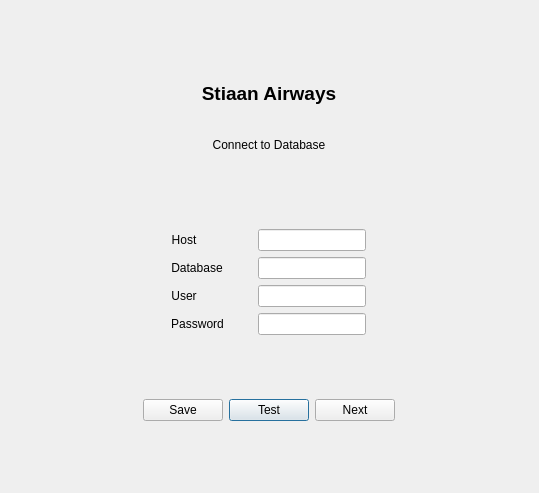
<?xml version="1.0" encoding="UTF-8"?>
<ui version="4.0">
 <class>Dialog</class>
 <widget class="QDialog" name="Dialog">
  <property name="geometry">
   <rect>
    <x>0</x>
    <y>0</y>
    <width>539</width>
    <height>493</height>
   </rect>
  </property>
  <property name="windowTitle">
   <string>Dialog</string>
  </property>
  <layout class="QGridLayout" name="gridLayout">
   <item row="2" column="0">
    <layout class="QGridLayout" name="gridLayout_2">
     <item row="0" column="1">
      <widget class="QPushButton" name="P1PushButtonTest">
       <property name="sizePolicy">
        <sizepolicy hsizetype="Fixed" vsizetype="Fixed">
         <horstretch>0</horstretch>
         <verstretch>0</verstretch>
        </sizepolicy>
       </property>
       <property name="text">
        <string>Test</string>
       </property>
      </widget>
     </item>
     <item row="0" column="0">
      <widget class="QPushButton" name="P1PushButtonSave">
       <property name="sizePolicy">
        <sizepolicy hsizetype="Fixed" vsizetype="Fixed">
         <horstretch>0</horstretch>
         <verstretch>0</verstretch>
        </sizepolicy>
       </property>
       <property name="text">
        <string>Save</string>
       </property>
      </widget>
     </item>
     <item row="0" column="2">
      <widget class="QPushButton" name="P1PushButtonNext">
       <property name="sizePolicy">
        <sizepolicy hsizetype="Fixed" vsizetype="Fixed">
         <horstretch>0</horstretch>
         <verstretch>0</verstretch>
        </sizepolicy>
       </property>
       <property name="text">
        <string>Next</string>
       </property>
      </widget>
     </item>
    </layout>
   </item>
   <item row="1" column="0">
    <layout class="QGridLayout" name="gridLayout_3">
     <item row="1" column="0">
      <widget class="QLabel" name="P1LabelDatabase">
       <property name="sizePolicy">
        <sizepolicy hsizetype="Fixed" vsizetype="Fixed">
         <horstretch>0</horstretch>
         <verstretch>0</verstretch>
        </sizepolicy>
       </property>
       <property name="minimumSize">
        <size>
         <width>0</width>
         <height>0</height>
        </size>
       </property>
       <property name="text">
        <string>&lt;html&gt;&lt;head/&gt;&lt;body&gt;&lt;p align=&quot;center&quot;&gt;Database&lt;/p&gt;&lt;/body&gt;&lt;/html&gt;</string>
       </property>
      </widget>
     </item>
     <item row="2" column="0">
      <widget class="QLabel" name="P1LabelUser">
       <property name="sizePolicy">
        <sizepolicy hsizetype="Fixed" vsizetype="Fixed">
         <horstretch>0</horstretch>
         <verstretch>0</verstretch>
        </sizepolicy>
       </property>
       <property name="text">
        <string>&lt;html&gt;&lt;head/&gt;&lt;body&gt;&lt;p align=&quot;center&quot;&gt;User&lt;/p&gt;&lt;/body&gt;&lt;/html&gt;</string>
       </property>
      </widget>
     </item>
     <item row="3" column="0">
      <widget class="QLabel" name="P1LabelPassword">
       <property name="sizePolicy">
        <sizepolicy hsizetype="Fixed" vsizetype="Fixed">
         <horstretch>0</horstretch>
         <verstretch>0</verstretch>
        </sizepolicy>
       </property>
       <property name="text">
        <string>&lt;html&gt;&lt;head/&gt;&lt;body&gt;&lt;p align=&quot;center&quot;&gt;Password&lt;/p&gt;&lt;/body&gt;&lt;/html&gt;</string>
       </property>
      </widget>
     </item>
     <item row="2" column="1">
      <widget class="QLineEdit" name="P1LineEditUser">
       <property name="sizePolicy">
        <sizepolicy hsizetype="Fixed" vsizetype="Fixed">
         <horstretch>0</horstretch>
         <verstretch>0</verstretch>
        </sizepolicy>
       </property>
      </widget>
     </item>
     <item row="1" column="1">
      <widget class="QLineEdit" name="P1LineEditDatabase">
       <property name="sizePolicy">
        <sizepolicy hsizetype="Fixed" vsizetype="Fixed">
         <horstretch>0</horstretch>
         <verstretch>0</verstretch>
        </sizepolicy>
       </property>
      </widget>
     </item>
     <item row="3" column="1">
      <widget class="QLineEdit" name="P1LineEditPassword">
       <property name="sizePolicy">
        <sizepolicy hsizetype="Fixed" vsizetype="Fixed">
         <horstretch>0</horstretch>
         <verstretch>0</verstretch>
        </sizepolicy>
       </property>
       <property name="echoMode">
        <enum>QLineEdit::Password</enum>
       </property>
      </widget>
     </item>
     <item row="0" column="0">
      <widget class="QLabel" name="P1LabelHost">
       <property name="sizePolicy">
        <sizepolicy hsizetype="Fixed" vsizetype="Fixed">
         <horstretch>0</horstretch>
         <verstretch>0</verstretch>
        </sizepolicy>
       </property>
       <property name="text">
        <string>&lt;html&gt;&lt;head/&gt;&lt;body&gt;&lt;p align=&quot;center&quot;&gt;Host&lt;/p&gt;&lt;/body&gt;&lt;/html&gt;</string>
       </property>
      </widget>
     </item>
     <item row="0" column="1">
      <widget class="QLineEdit" name="P1LineEditHost">
       <property name="sizePolicy">
        <sizepolicy hsizetype="Fixed" vsizetype="Fixed">
         <horstretch>0</horstretch>
         <verstretch>0</verstretch>
        </sizepolicy>
       </property>
      </widget>
     </item>
    </layout>
   </item>
   <item row="0" column="0">
    <layout class="QVBoxLayout" name="verticalLayout">
     <item>
      <widget class="QLabel" name="P1LabelTitle">
       <property name="sizePolicy">
        <sizepolicy hsizetype="Preferred" vsizetype="Fixed">
         <horstretch>0</horstretch>
         <verstretch>0</verstretch>
        </sizepolicy>
       </property>
       <property name="minimumSize">
        <size>
         <width>0</width>
         <height>50</height>
        </size>
       </property>
       <property name="text">
        <string>&lt;html&gt;&lt;head/&gt;&lt;body&gt;&lt;p align=&quot;center&quot;&gt;&lt;span style=&quot; font-size:14pt; font-weight:600;&quot;&gt;Stiaan Airways&lt;/span&gt;&lt;/p&gt;&lt;/body&gt;&lt;/html&gt;</string>
       </property>
      </widget>
     </item>
     <item>
      <widget class="QLabel" name="P1LabelConnect">
       <property name="sizePolicy">
        <sizepolicy hsizetype="Minimum" vsizetype="Fixed">
         <horstretch>0</horstretch>
         <verstretch>0</verstretch>
        </sizepolicy>
       </property>
       <property name="minimumSize">
        <size>
         <width>0</width>
         <height>40</height>
        </size>
       </property>
       <property name="text">
        <string>&lt;html&gt;&lt;head/&gt;&lt;body&gt;&lt;p align=&quot;center&quot;&gt;Connect to Database&lt;/p&gt;&lt;/body&gt;&lt;/html&gt;</string>
       </property>
      </widget>
     </item>
    </layout>
   </item>
  </layout>
 </widget>
 <tabstops>
  <tabstop>P1LineEditHost</tabstop>
  <tabstop>P1LineEditDatabase</tabstop>
  <tabstop>P1LineEditUser</tabstop>
  <tabstop>P1LineEditPassword</tabstop>
  <tabstop>P1PushButtonTest</tabstop>
  <tabstop>P1PushButtonSave</tabstop>
  <tabstop>P1PushButtonNext</tabstop>
 </tabstops>
 <resources/>
 <connections/>
</ui>
